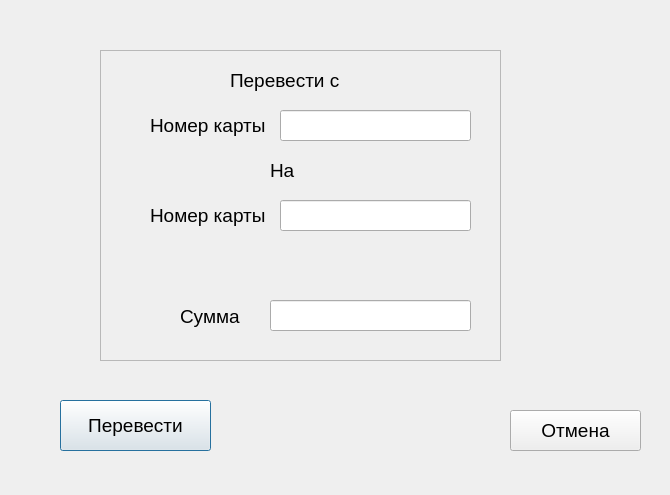
<?xml version="1.0" encoding="UTF-8"?>
<ui version="4.0">
 <class>Transfer_money_from_card_to_card_window</class>
 <widget class="QDialog" name="Transfer_money_from_card_to_card_window">
  <property name="geometry">
   <rect>
    <x>0</x>
    <y>0</y>
    <width>670</width>
    <height>495</height>
   </rect>
  </property>
  <property name="windowTitle">
   <string>Dialog</string>
  </property>
  <widget class="QFrame" name="frame">
   <property name="geometry">
    <rect>
     <x>100</x>
     <y>50</y>
     <width>401</width>
     <height>311</height>
    </rect>
   </property>
   <property name="frameShape">
    <enum>QFrame::StyledPanel</enum>
   </property>
   <property name="frameShadow">
    <enum>QFrame::Raised</enum>
   </property>
   <widget class="QLabel" name="label">
    <property name="geometry">
     <rect>
      <x>50</x>
      <y>60</y>
      <width>121</width>
      <height>31</height>
     </rect>
    </property>
    <property name="font">
     <font>
      <pointsize>14</pointsize>
     </font>
    </property>
    <property name="text">
     <string>Номер карты</string>
    </property>
   </widget>
   <widget class="QLineEdit" name="From_card_line">
    <property name="geometry">
     <rect>
      <x>180</x>
      <y>60</y>
      <width>191</width>
      <height>31</height>
     </rect>
    </property>
   </widget>
   <widget class="QLineEdit" name="To_card_line">
    <property name="geometry">
     <rect>
      <x>180</x>
      <y>150</y>
      <width>191</width>
      <height>31</height>
     </rect>
    </property>
   </widget>
   <widget class="QLabel" name="label_2">
    <property name="geometry">
     <rect>
      <x>50</x>
      <y>150</y>
      <width>121</width>
      <height>31</height>
     </rect>
    </property>
    <property name="font">
     <font>
      <pointsize>14</pointsize>
     </font>
    </property>
    <property name="text">
     <string>Номер карты</string>
    </property>
   </widget>
   <widget class="QLabel" name="label_3">
    <property name="geometry">
     <rect>
      <x>130</x>
      <y>20</y>
      <width>121</width>
      <height>21</height>
     </rect>
    </property>
    <property name="font">
     <font>
      <pointsize>14</pointsize>
     </font>
    </property>
    <property name="text">
     <string>Перевести с </string>
    </property>
   </widget>
   <widget class="QLabel" name="label_4">
    <property name="geometry">
     <rect>
      <x>170</x>
      <y>110</y>
      <width>61</width>
      <height>21</height>
     </rect>
    </property>
    <property name="font">
     <font>
      <pointsize>14</pointsize>
     </font>
    </property>
    <property name="text">
     <string>На</string>
    </property>
   </widget>
   <widget class="QLabel" name="label_5">
    <property name="geometry">
     <rect>
      <x>80</x>
      <y>256</y>
      <width>66</width>
      <height>21</height>
     </rect>
    </property>
    <property name="font">
     <font>
      <pointsize>14</pointsize>
     </font>
    </property>
    <property name="text">
     <string>Сумма</string>
    </property>
   </widget>
   <widget class="QLineEdit" name="Money_count_line">
    <property name="geometry">
     <rect>
      <x>170</x>
      <y>250</y>
      <width>201</width>
      <height>31</height>
     </rect>
    </property>
   </widget>
  </widget>
  <widget class="QPushButton" name="Transfer_button">
   <property name="geometry">
    <rect>
     <x>60</x>
     <y>400</y>
     <width>151</width>
     <height>51</height>
    </rect>
   </property>
   <property name="font">
    <font>
     <pointsize>14</pointsize>
    </font>
   </property>
   <property name="text">
    <string>Перевести</string>
   </property>
  </widget>
  <widget class="QPushButton" name="Cancel_button">
   <property name="geometry">
    <rect>
     <x>510</x>
     <y>410</y>
     <width>131</width>
     <height>41</height>
    </rect>
   </property>
   <property name="font">
    <font>
     <pointsize>14</pointsize>
    </font>
   </property>
   <property name="text">
    <string>Отмена</string>
   </property>
  </widget>
 </widget>
 <resources/>
 <connections/>
</ui>
